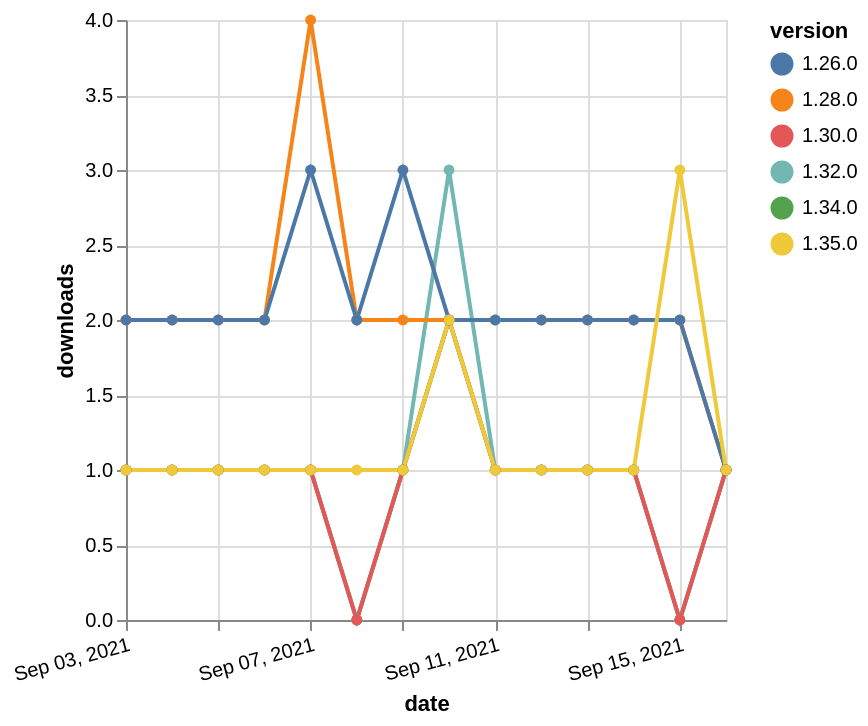

Write the Vega-Lite specification saved for this chart.
### Vega-Lite specification from a JSON file in a GitHub repository (floating-point values rounded to 4 significant figures)
{"$schema": "https://vega.github.io/schema/vega-lite/v5.json", "description": "A simple bar chart with embedded data.", "data": {"values": [{"date": "2021-09-03", "total": 189, "delta": 1, "version": "1.34.0"}, {"date": "2021-09-04", "total": 190, "delta": 1, "version": "1.34.0"}, {"date": "2021-09-05", "total": 191, "delta": 1, "version": "1.34.0"}, {"date": "2021-09-06", "total": 192, "delta": 1, "version": "1.34.0"}, {"date": "2021-09-07", "total": 193, "delta": 1, "version": "1.34.0"}, {"date": "2021-09-08", "total": 193, "delta": 0, "version": "1.34.0"}, {"date": "2021-09-09", "total": 194, "delta": 1, "version": "1.34.0"}, {"date": "2021-09-10", "total": 196, "delta": 2, "version": "1.34.0"}, {"date": "2021-09-11", "total": 197, "delta": 1, "version": "1.34.0"}, {"date": "2021-09-12", "total": 198, "delta": 1, "version": "1.34.0"}, {"date": "2021-09-13", "total": 199, "delta": 1, "version": "1.34.0"}, {"date": "2021-09-14", "total": 200, "delta": 1, "version": "1.34.0"}, {"date": "2021-09-15", "total": 200, "delta": 0, "version": "1.34.0"}, {"date": "2021-09-16", "total": 201, "delta": 1, "version": "1.34.0"}, {"date": "2021-09-03", "total": 203, "delta": 1, "version": "1.32.0"}, {"date": "2021-09-04", "total": 204, "delta": 1, "version": "1.32.0"}, {"date": "2021-09-05", "total": 205, "delta": 1, "version": "1.32.0"}, {"date": "2021-09-06", "total": 206, "delta": 1, "version": "1.32.0"}, {"date": "2021-09-07", "total": 207, "delta": 1, "version": "1.32.0"}, {"date": "2021-09-08", "total": 207, "delta": 0, "version": "1.32.0"}, {"date": "2021-09-09", "total": 208, "delta": 1, "version": "1.32.0"}, {"date": "2021-09-10", "total": 211, "delta": 3, "version": "1.32.0"}, {"date": "2021-09-11", "total": 212, "delta": 1, "version": "1.32.0"}, {"date": "2021-09-12", "total": 213, "delta": 1, "version": "1.32.0"}, {"date": "2021-09-13", "total": 214, "delta": 1, "version": "1.32.0"}, {"date": "2021-09-14", "total": 215, "delta": 1, "version": "1.32.0"}, {"date": "2021-09-15", "total": 215, "delta": 0, "version": "1.32.0"}, {"date": "2021-09-16", "total": 216, "delta": 1, "version": "1.32.0"}, {"date": "2021-09-03", "total": 2436, "delta": 2, "version": "1.28.0"}, {"date": "2021-09-04", "total": 2438, "delta": 2, "version": "1.28.0"}, {"date": "2021-09-05", "total": 2440, "delta": 2, "version": "1.28.0"}, {"date": "2021-09-06", "total": 2442, "delta": 2, "version": "1.28.0"}, {"date": "2021-09-07", "total": 2446, "delta": 4, "version": "1.28.0"}, {"date": "2021-09-08", "total": 2448, "delta": 2, "version": "1.28.0"}, {"date": "2021-09-09", "total": 2450, "delta": 2, "version": "1.28.0"}, {"date": "2021-09-10", "total": 2452, "delta": 2, "version": "1.28.0"}, {"date": "2021-09-11", "total": 2454, "delta": 2, "version": "1.28.0"}, {"date": "2021-09-12", "total": 2456, "delta": 2, "version": "1.28.0"}, {"date": "2021-09-13", "total": 2458, "delta": 2, "version": "1.28.0"}, {"date": "2021-09-14", "total": 2460, "delta": 2, "version": "1.28.0"}, {"date": "2021-09-15", "total": 2462, "delta": 2, "version": "1.28.0"}, {"date": "2021-09-16", "total": 2463, "delta": 1, "version": "1.28.0"}, {"date": "2021-09-03", "total": 2380, "delta": 2, "version": "1.26.0"}, {"date": "2021-09-04", "total": 2382, "delta": 2, "version": "1.26.0"}, {"date": "2021-09-05", "total": 2384, "delta": 2, "version": "1.26.0"}, {"date": "2021-09-06", "total": 2386, "delta": 2, "version": "1.26.0"}, {"date": "2021-09-07", "total": 2389, "delta": 3, "version": "1.26.0"}, {"date": "2021-09-08", "total": 2391, "delta": 2, "version": "1.26.0"}, {"date": "2021-09-09", "total": 2394, "delta": 3, "version": "1.26.0"}, {"date": "2021-09-10", "total": 2396, "delta": 2, "version": "1.26.0"}, {"date": "2021-09-11", "total": 2398, "delta": 2, "version": "1.26.0"}, {"date": "2021-09-12", "total": 2400, "delta": 2, "version": "1.26.0"}, {"date": "2021-09-13", "total": 2402, "delta": 2, "version": "1.26.0"}, {"date": "2021-09-14", "total": 2404, "delta": 2, "version": "1.26.0"}, {"date": "2021-09-15", "total": 2406, "delta": 2, "version": "1.26.0"}, {"date": "2021-09-16", "total": 2407, "delta": 1, "version": "1.26.0"}, {"date": "2021-09-03", "total": 255, "delta": 1, "version": "1.30.0"}, {"date": "2021-09-04", "total": 256, "delta": 1, "version": "1.30.0"}, {"date": "2021-09-05", "total": 257, "delta": 1, "version": "1.30.0"}, {"date": "2021-09-06", "total": 258, "delta": 1, "version": "1.30.0"}, {"date": "2021-09-07", "total": 259, "delta": 1, "version": "1.30.0"}, {"date": "2021-09-08", "total": 259, "delta": 0, "version": "1.30.0"}, {"date": "2021-09-09", "total": 260, "delta": 1, "version": "1.30.0"}, {"date": "2021-09-10", "total": 262, "delta": 2, "version": "1.30.0"}, {"date": "2021-09-11", "total": 263, "delta": 1, "version": "1.30.0"}, {"date": "2021-09-12", "total": 264, "delta": 1, "version": "1.30.0"}, {"date": "2021-09-13", "total": 265, "delta": 1, "version": "1.30.0"}, {"date": "2021-09-14", "total": 266, "delta": 1, "version": "1.30.0"}, {"date": "2021-09-15", "total": 266, "delta": 0, "version": "1.30.0"}, {"date": "2021-09-16", "total": 267, "delta": 1, "version": "1.30.0"}, {"date": "2021-09-03", "total": 164, "delta": 1, "version": "1.35.0"}, {"date": "2021-09-04", "total": 165, "delta": 1, "version": "1.35.0"}, {"date": "2021-09-05", "total": 166, "delta": 1, "version": "1.35.0"}, {"date": "2021-09-06", "total": 167, "delta": 1, "version": "1.35.0"}, {"date": "2021-09-07", "total": 168, "delta": 1, "version": "1.35.0"}, {"date": "2021-09-08", "total": 169, "delta": 1, "version": "1.35.0"}, {"date": "2021-09-09", "total": 170, "delta": 1, "version": "1.35.0"}, {"date": "2021-09-10", "total": 172, "delta": 2, "version": "1.35.0"}, {"date": "2021-09-11", "total": 173, "delta": 1, "version": "1.35.0"}, {"date": "2021-09-12", "total": 174, "delta": 1, "version": "1.35.0"}, {"date": "2021-09-13", "total": 175, "delta": 1, "version": "1.35.0"}, {"date": "2021-09-14", "total": 176, "delta": 1, "version": "1.35.0"}, {"date": "2021-09-15", "total": 179, "delta": 3, "version": "1.35.0"}, {"date": "2021-09-16", "total": 180, "delta": 1, "version": "1.35.0"}]}, "width": "container", "mark": {"type": "line", "point": {"filled": true}}, "encoding": {"x": {"field": "date", "type": "temporal", "timeUnit": "yearmonthdate", "title": "date", "axis": {"labelAngle": -15}}, "y": {"field": "delta", "type": "quantitative", "title": "downloads"}, "color": {"field": "version", "type": "nominal"}, "tooltip": {"field": "delta"}}}
